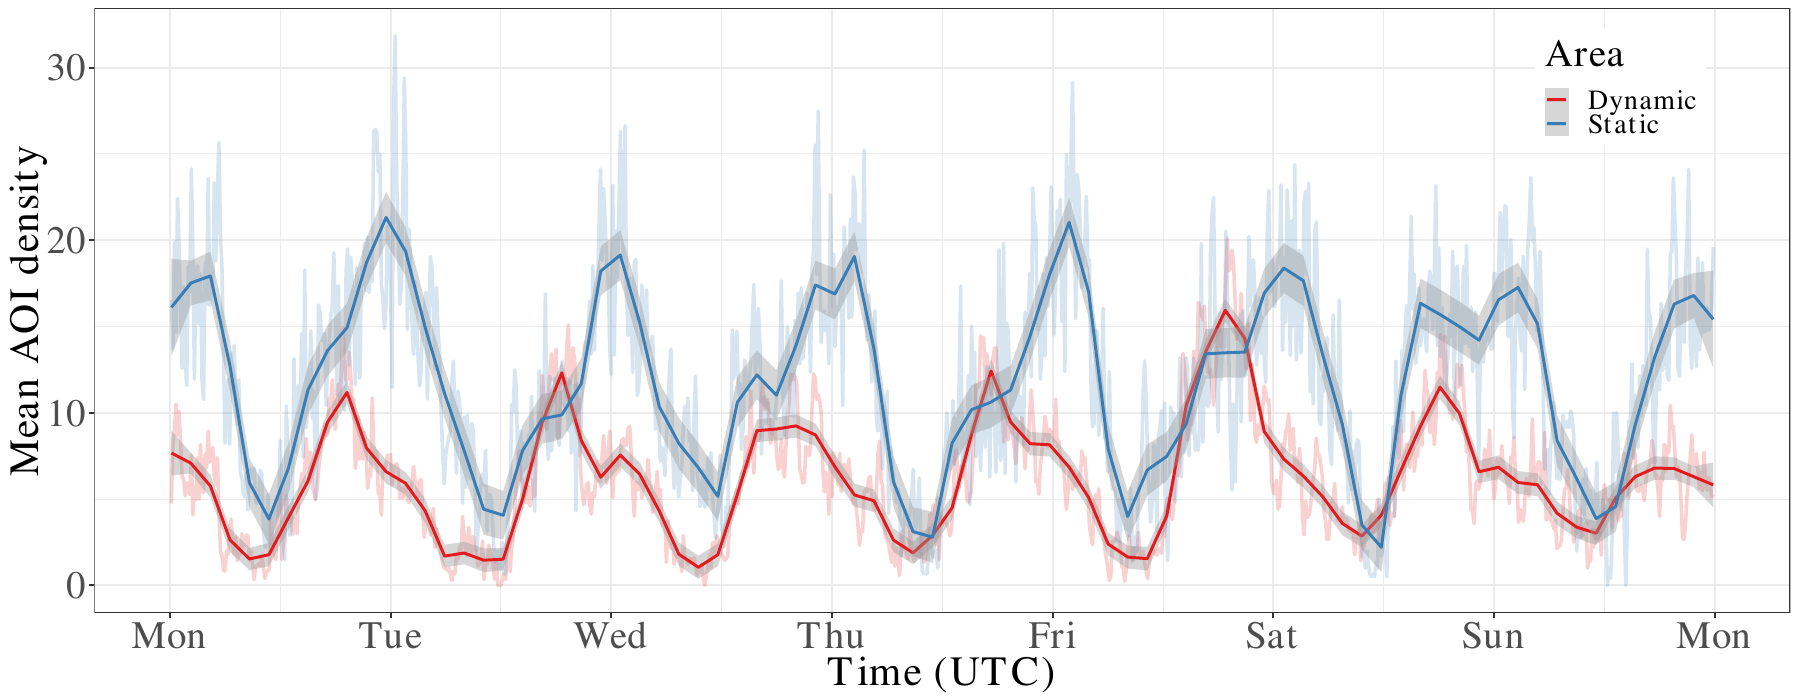

Recreate this plot in R.
library(ggplot2)
#library(tikzDevice)
library(extrafont)
loadfonts()

filename = './mean-aoi-size.pdf'

data3         = read.csv('~/share/mlrecs/3-mean-aoi-size.csv')
data3$area    = 'Dynamic'
dataStar      = read.csv('~/share/mlrecs/starbucks-mean-aoi-size.csv')
dataStar$area = 'Static'
data          = rbind(data3, dataStar)
data$ts = as.POSIXct(data$ts/1000, origin='1970-01-01')
data$meanAOISize = data$sumAOISize / data$playerCount
summary(data[data$area == 'Dynamic',]$meanAOISize)
summary(data[data$area == 'Static',]$meanAOISize)

#tikz('./mean-aoi-size.tex', width = 18)
ggplot(data, aes(x = ts, y = meanAOISize, color = area)) +
	geom_line(size = 1.2, alpha = 0.2) +
	stat_smooth(method = 'loess', span = 0.05) +
	#geom_tile(width = 10, height = 10) +
	#scale_fill_identity() +
	#stat_density_2d(aes(fill = ..level..), geom = "polygon")
	#geom_bin2d(bins = 1000) +
	scale_color_brewer(palette = "Set1") +
	scale_x_datetime(date_breaks = "day", date_labels = "%a") +
	theme_bw(base_size = 14) +
	xlab("Time (UTC)") +
	ylab("Mean AOI density") +
	labs(color = "Area") +
	theme(
		#panel.grid.major = element_line(colour = "white"),
		#panel.grid.minor = element_line(colour = "white"),
		#axis.text        = element_text(size = 28),
		axis.text        = element_text(size = 28, family='CM Roman'),
		axis.title       = element_text(size = 30, family='CM Roman'),
		legend.text      = element_text(size = 20, family='CM Roman'),
		legend.title     = element_text(size = 28, family='CM Roman'),
		legend.position  = c(0.9, 0.87)
		#panel.background = element_rect(fill="grey90", colour="grey90")
	)

ggsave(filename, width = 18)
embed_fonts(filename)

filename = './aoi-size-vs-player-count.pdf'

ggplot(data, aes(x = playerCount, y = meanAOISize, color = area)) +
	stat_smooth(method = 'loess', span = 0.5) +
	#geom_tile(width = 10, height = 10) +
	#scale_fill_identity() +
	#stat_density_2d(aes(fill = ..level..), geom = "polygon")
	#geom_bin2d(bins = 1000) +
	scale_color_brewer(palette = "Set1") +
	theme_bw(base_size = 14) +
	xlab("Avatar count") +
	ylab("Mean AOI density") +
	labs(color = "Area") +
	theme(
		#panel.grid.major = element_line(colour = "white"),
		#panel.grid.minor = element_line(colour = "white"),
		#axis.text        = element_text(size = 28),
		axis.text        = element_text(size = 28, family='CM Roman'),
		axis.title       = element_text(size = 30, family='CM Roman'),
		legend.text      = element_text(size = 20, family='CM Roman'),
		legend.title     = element_text(size = 28, family='CM Roman'),
		legend.position  = c(0.75, 0.87)
		#panel.background = element_rect(fill="grey90", colour="grey90")
	)

ggsave(filename, width = 10)
embed_fonts(filename)
